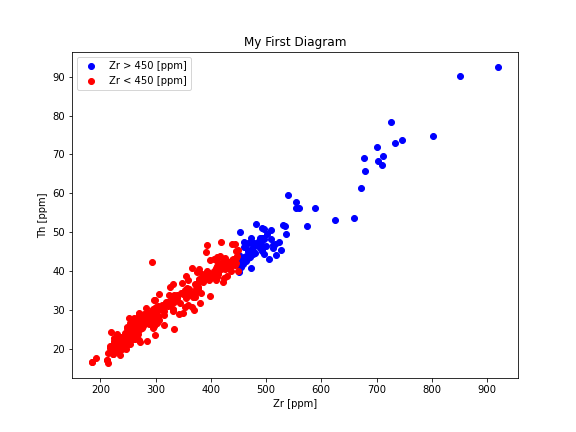

The script that drew this image:
import pandas as pd
import matplotlib.pyplot as plt

data=pd.read_excel('Smith_glass_post_NYT_data.xlsx',sheet_name='Supp_traces')

sub_data1=data[data.Zr>450]
sub_data2=data[data.Zr<450]

fig,ax=plt.subplots(figsize=[8,6])

x1=sub_data1.Zr
y1=sub_data1.Th

ax.scatter(x1,y1,color='blue',label='Zr > 450 [ppm]')

x2=sub_data2.Zr
y2=sub_data2.Th

ax.scatter(x2,y2,color='red',label='Zr < 450 [ppm]')

ax.set_title("My First Diagram")
ax.set_xlabel("Zr [ppm]")
ax.set_ylabel("Th [ppm]")

ax.legend()

plt.show()
